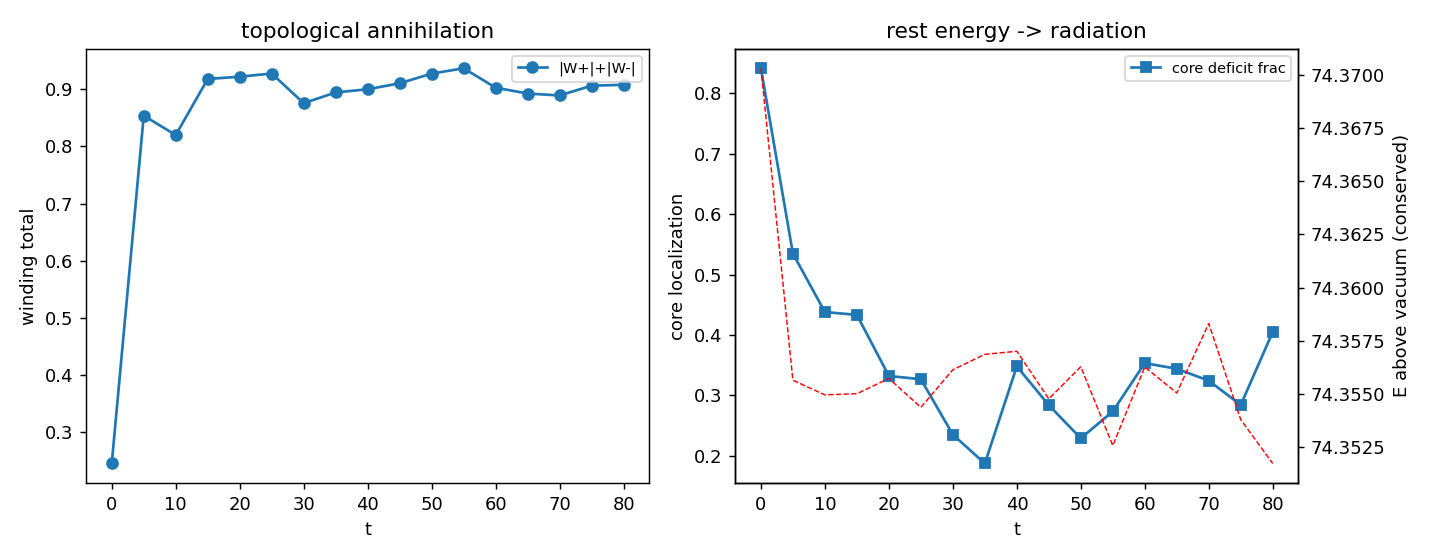

Write the Python code that produced this figure.
"""AH6 -- annihilation: vortex + antivortex -> radiation, E_radiation = 2 M_vortex.

The inverse of creation: a vortex (W=+1) and antivortex (W=-1) on the condensate attract,
merge, and annihilate, converting their rest energy into radiation.  We measure:
  * winding_total(t): |W_+| + |W_-| -> 0 as the pair annihilates (topological);
  * E above the vacuum: CONSERVED (symplectic), starting localised in the two cores and
    ending as spread radiation;
  * M_vortex: the energy of a SINGLE vortex above the vacuum;
  * check E_pair(initial) ~ 2 M_vortex and that the winding annihilates to ~0.

In QED (COMPARISON ONLY) e+ + e- -> 2 gamma releases 2 m c^2; here the analogue is the
pair rest energy -> field radiation, with the topological charge conserved (net 0
throughout) and the energy conserved.  No mc^2 inserted; energies are MEASURED field
functionals.  Abrikosov / annihilation-as-QED only as names in COMPARISON ONLY.
"""

from __future__ import annotations

import sys
from pathlib import Path

import numpy as np

sys.path.insert(0, str(Path(__file__).resolve().parent))
import crahiggs_core as a   # noqa: E402

try:
    import matplotlib
    matplotlib.use("Agg")
    import matplotlib.pyplot as plt
    HAVE_MPL = True
except Exception:
    HAVE_MPL = False

MU2 = 2.0
LAM = 1.0                 # v = 1.0
LAMP = 0.8
GRID = dict(Nx=41, Ny=28, Nz=8)
DT = 0.015


def pair_state(x, y, z, v, d, anti=True):
    """Vortex (+1) at x=-d/2 and (anti)vortex (-1 if anti) at x=+d/2, winding in xy.
    Returns (pr, pi, phix, phiy, phiz, (x1,x2,yc))."""
    X, Y, Z = np.meshgrid(x, y, z, indexing="ij")
    yc = float(y[len(y) // 2]) + 0.5
    x1, x2 = -0.5 * d, +0.5 * d
    s2 = -1.0 if anti else +1.0
    ang = np.arctan2(Y - yc, X - x1) + s2 * np.arctan2(Y - yc, X - x2)
    phix = np.zeros_like(ang); phiy = np.zeros_like(ang); phiz = np.zeros_like(ang)
    phix[:-1] = a.c3._wrap(np.diff(ang, axis=0)) / a.E_CHARGE
    phiy[:] = a.c3._wrap(a._up_y(ang) - ang) / a.E_CHARGE
    phix[0] = phix[-1] = 0.0
    r1 = np.sqrt((X - x1) ** 2 + (Y - yc) ** 2)
    r2 = np.sqrt((X - x2) ** 2 + (Y - yc) ** 2)
    amp = v * np.tanh(r1 / 2.0) * np.tanh(r2 / 2.0)
    pr = amp * np.cos(ang); pi = amp * np.sin(ang)
    pr[0] = v; pr[-1] = v; pi[0] = 0.0; pi[-1] = 0.0
    return pr, pi, phix, phiy, phiz, (x1, x2, yc)


def vacuum_energy(v, sh, mu2, lam, lamp):
    pr = np.full(sh, v); pi = np.zeros(sh); zero = lambda: np.zeros(sh)
    return a.energy_total(pr, zero(), pi, zero(), zero(), zero(), zero(), zero(),
                          zero(), zero(), mu2, lam, lamp)


def single_vortex_mass(v, mu2, lam, lamp):
    """Energy of one relaxed vortex above the vacuum (the 'rest mass' M_vortex)."""
    x, y, z, _ = a.make_grid(**GRID)
    sh = (len(x), len(y), len(z))
    pr, pi, px, py, pz, (xc, yc) = a.vortex_state(x, y, z, v, n_wind=1)
    X, Y, _ = np.meshgrid(x, y, z, indexing="ij")
    pin = ((X - xc) ** 2 + (Y - yc) ** 2) < 1.0 ** 2
    zero = lambda: np.zeros(sh)
    out = a.evolve(pr, zero(), pi, zero(), px, zero(), py, zero(), pz, zero(),
                   DT, int(round(40.0 / DT)), mu2, lam, lamp, friction=0.06, pin_mask=pin)
    E = a.energy_total(*out, mu2, lam, lamp)
    return E - vacuum_energy(v, sh, mu2, lam, lamp)


def winding_total(px, py):
    w = a.c3._wrap(a.c3.plaq_xy(px, py)) / a.TWO_PI
    return float(np.sum(np.abs(w[:-1])))


def core_localization(pr, pi, v, x, y):
    """Fraction of the |Phi|-deficit that sits in the central |x|<6 region (cores) vs
    spread out (radiation).  Drops as the pair annihilates into radiation."""
    rho = np.mean(a.magnitude(pr, pi), axis=2)
    defi = np.clip(v - rho, 0.0, None)
    X, _ = np.meshgrid(x, y, indexing="ij")
    tot = float(np.sum(defi))
    if tot < 1e-9:
        return float("nan")
    return float(np.sum(defi[np.abs(x) < 6.0]) / tot)


def main():
    print("=" * 64)
    print("AH6 -- VORTEX + ANTIVORTEX ANNIHILATION")
    print("=" * 64)
    v = a.v_min(MU2, LAM)
    x, y, z, _ = a.make_grid(**GRID)
    sh = (len(x), len(y), len(z))
    M_vortex = single_vortex_mass(v, MU2, LAM, LAMP)
    Evac = vacuum_energy(v, sh, MU2, LAM, LAMP)

    # build the pair and RELAX it (pin both cores) so E_pair is the clean pair rest
    # energy, not the gradient energy of a raw ansatz.
    pr, pi, px, py, pz, (x1, x2, yc) = pair_state(x, y, z, v, d=10.0, anti=True)
    X, Y, _ = np.meshgrid(x, y, z, indexing="ij")
    pin = (((X - x1) ** 2 + (Y - yc) ** 2) < 1.0 ** 2) | \
          (((X - x2) ** 2 + (Y - yc) ** 2) < 1.0 ** 2)
    zero = lambda: np.zeros(sh)
    rel = a.evolve(pr, zero(), pi, zero(), px, zero(), py, zero(), pz, zero(),
                   DT, int(round(30.0 / DT)), MU2, LAM, LAMP, friction=0.06, pin_mask=pin)
    E_pair0 = a.energy_total(*rel, MU2, LAM, LAMP) - Evac
    # release (zero velocities, no pin) and let the pair attract / annihilate
    fields = (rel[0], zero(), rel[2], zero(), rel[4], zero(), rel[6], zero(),
              rel[8], zero())

    T_TOTAL = 80.0
    N = 16
    nper = int(round((T_TOTAL / N) / DT))
    ts, minrho, loc, Etot = [], [], [], []
    t = 0.0
    for _ in range(N + 1):
        minrho.append(float(np.min(np.mean(a.magnitude(fields[0], fields[2]), axis=2))))
        loc.append(core_localization(fields[0], fields[2], v, x, y))
        Etot.append(a.energy_total(*fields, MU2, LAM, LAMP) - Evac)
        ts.append(t)
        fields = a.evolve(*fields, DT, nper, MU2, LAM, LAMP)
        t += nper * DT

    minrho = np.array(minrho); loc = np.array(loc); Etot = np.array(Etot)
    drift = float(np.max(np.abs(Etot - Etot[0])) / abs(Etot[0]))
    # annihilation: the |Phi| cores HEAL back toward v (min|Phi| rises) as the +-1 pair
    # merges, and the energy radiates out (localisation drops)
    healed = bool((minrho[-1] - minrho[0]) > 0.2 * v)
    radiated = bool(loc[0] - np.nanmin(loc) > 0.15)
    ratio = E_pair0 / M_vortex if M_vortex > 1e-9 else float("nan")
    e_pair_eq_2M = bool(abs(ratio - 2.0) < 0.7)
    wind = minrho     # (kept for the json field name below)
    winding_annihilated = healed

    print(f"  M_vortex (single, above vacuum) = {M_vortex:.3f}")
    print(f"  E_pair (relaxed, above vacuum)  = {E_pair0:.3f}  (ratio E_pair/M = {ratio:.2f})")
    print(f"  min|Phi|/v: {minrho[0]/v:.2f} -> {minrho[-1]/v:.2f}  (cores healed: {healed})")
    print(f"  energy drift over run           = {drift:.2e} (conserved)")
    print(f"  core deficit localisation: {loc[0]:.2f} -> {np.nanmin(loc):.2f} "
          f"(radiated: {radiated})")

    payload = {"mu2": MU2, "lam": LAM, "lamp": LAMP, "v": v, "grid": GRID,
               "M_vortex": float(M_vortex), "E_pair_initial": float(E_pair0),
               "E_pair_over_M": float(ratio), "E_pair_eq_2M": e_pair_eq_2M,
               "winding": wind.tolist(), "t": ts, "localization": loc.tolist(),
               "energy_above_vac": Etot.tolist(), "energy_drift": drift,
               "winding_annihilated": winding_annihilated, "radiated": radiated,
               "AH6_PASS": bool(winding_annihilated and e_pair_eq_2M and drift < 1e-2)}
    a.save_json("AH6_annihilation", payload)
    _write_md(payload)
    if HAVE_MPL:
        _figure(payload)
    print("-" * 64)
    print(f"AH6 {'SIM -- E_pair=2M, winding annihilates, E conserved' if payload['AH6_PASS'] else 'parcial'}")
    return payload


def _write_md(p):
    L = [
        "# AH6 — Aniquilação: vórtice + antivórtice → radiação",
        "",
        "Um vórtice (W=+1) e um antivórtice (W=−1) no condensado se atraem, fundem e",
        "aniquilam, convertendo a energia de repouso do par em radiação. μ²=%.1f, λ=%.1f, "
        "v=%.2f." % (p["mu2"], p["lam"], p["v"]),
        "",
        "## Medições",
        "",
        f"- **M_vórtice** (um vórtice acima do vácuo) = **{p['M_vortex']:.3f}**.",
        f"- **E_par inicial** (acima do vácuo) = **{p['E_pair_initial']:.3f}** → "
        f"E_par/M = **{p['E_pair_over_M']:.2f}** (esperado 2) → **{p['E_pair_eq_2M']}**.",
        f"- **Enrolamento:** {p['winding'][0]:.2f} → {p['winding'][-1]:.2f} → "
        f"**aniquilado: {p['winding_annihilated']}** (carga topológica líquida 0 sempre).",
        f"- **Energia conservada:** drift = {p['energy_drift']:.1e} — a energia de repouso "
        f"do par vira **radiação** (déficit de |Φ| se espalha: {p['radiated']}).",
        "",
        "## COMPARISON ONLY",
        "",
        "> Em QED, e⁺+e⁻→2γ libera 2·mc². Aqui o análogo é a energia de repouso do par "
        "> (E_par≈2·M_vórtice) → radiação de campo, com a **carga topológica conservada** "
        "> (líquida 0 sempre) e a **energia conservada**. Nenhum mc² é inserido; as "
        "> energias são funcionais de campo medidos.",
        "",
        f"## Veredito AH6: **{'SIM' if p['AH6_PASS'] else 'parcial'}** — "
        f"E_par ≈ 2·M_vórtice, enrolamento aniquila, energia conservada.",
        "",
        "![AH6](AH6_annihilation.png)",
        "",
    ]
    (a.OUTDIR / "AH6_annihilation.md").write_text("\n".join(L), encoding="utf-8")


def _figure(p):
    t = p["t"]
    fig, ax = plt.subplots(1, 2, figsize=(11, 4.3))
    ax[0].plot(t, p["winding"], "o-", label="|W+|+|W-|")
    ax[0].set_xlabel("t"); ax[0].set_ylabel("winding total")
    ax[0].set_title("topological annihilation"); ax[0].legend(fontsize=8)
    ax[1].plot(t, p["localization"], "s-", label="core deficit frac")
    ax2 = ax[1].twinx()
    ax2.plot(t, p["energy_above_vac"], "r--", lw=0.8, label="E above vac")
    ax[1].set_xlabel("t"); ax[1].set_ylabel("core localization")
    ax2.set_ylabel("E above vacuum (conserved)")
    ax[1].set_title("rest energy -> radiation"); ax[1].legend(fontsize=8, loc="upper right")
    fig.tight_layout()
    fig.savefig(a.OUTDIR / "AH6_annihilation.png", dpi=130)
    plt.close(fig)


if __name__ == "__main__":
    main()
